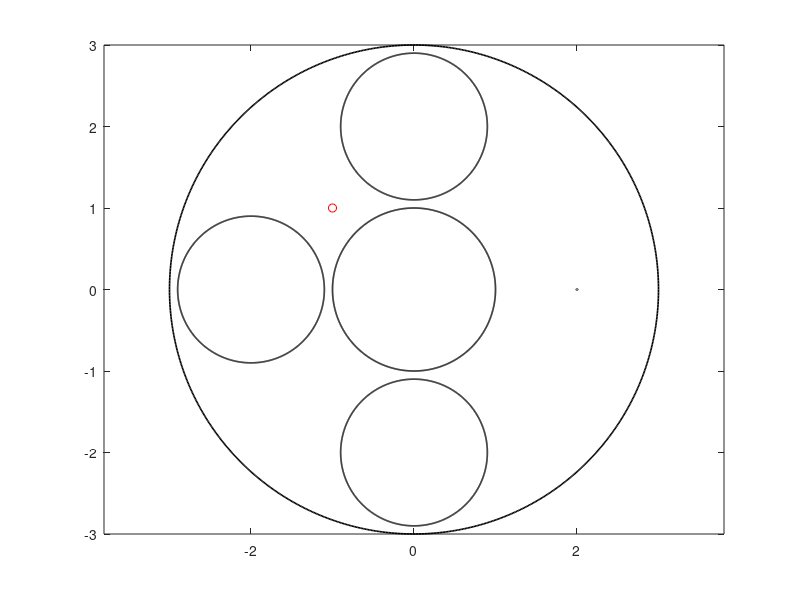

This chart was generated by the following MATLAB code: (Note: this script raises an error after producing the figure.)
clear
%%
% In this example, the function 
% cap = capgc (et,etp,alphav,deltav,m,ell,mp,alpha)
% is used to compute the capacity of the generalized condenser (B,E,delta)
% where
% 1)  B=C (the complex plane) and hence ell=0
% 2)  E=E1 U E2 where E1 is the interior of the circle |z|=1 and E2 is the
% interior of the circle |z-a|=r.
% 3)  delta=[0 1];
% 4)  For this case, E is bounded and m'=m=2, G is unbounded
% 
% The exact capacity for this case is known and given by
%  cap = 2/(1+sqrt(1-4*r/((1+a-r)*(a+r-1))))-1;
%%
a        =  2;   rv = [0.01,0.05:0.05:0.9,0.925,0.95,0.97,0.98,0.985,0.99];
%% 
n        =   2^10;
t        =  (0:2*pi/n:2*pi-2*pi/n).';
%%
alphav   =  [0 ; a];
deltav   =  [0 ; 1];
m        =   2; 
mp       =   m; 
ell      =   4;
alpha    =  -1+i;
%%
k=1; % parametrization of \Gamma_1, the internal boundary
et (1+(k-1)*n:k*n,1)   =           exp(-i.*t);
etp(1+(k-1)*n:k*n,1)   =       -i.*exp(-i.*t);
%
k=3; % parametrization of L_3, the internal boundary
et (1+(k-1)*n:k*n,1)   =   2i+0.9.*exp(-i.*t);
etp(1+(k-1)*n:k*n,1)   =    -0.9i.*exp(-i.*t);
k=4; % parametrization of L_4, the internal boundary
et (1+(k-1)*n:k*n,1)   =  -2i+0.9.*exp(-i.*t);
etp(1+(k-1)*n:k*n,1)   =    -0.9i.*exp(-i.*t);
k=5; % parametrization of L_4, the internal boundary
et (1+(k-1)*n:k*n,1)   =   -2+0.9.*exp(-i.*t);
etp(1+(k-1)*n:k*n,1)   =    -0.9i.*exp(-i.*t);
k=6; % parametrization of L_5, the external boundary
et (1+(k-1)*n:k*n,1)   =        3.*exp(i.*t);
etp(1+(k-1)*n:k*n,1)   =       3i.*exp(i.*t);
% 
for itr=1:length(rv)
    r        =   rv(itr);
    k=2; % parametrization of \Gamma_2, the internal boundary
    et (1+(k-1)*n:k*n,1)   =    a+r.*exp(-i.*t);
    etp(1+(k-1)*n:k*n,1)   =   -i*r.*exp(-i.*t);
    
    % Plot the domain
    figure(1);
    hold on
    box on
    for k=1:m+ell
        crv    =  et((k-1)*n+1:k*n,1); crv(n+1)  =  crv(1);
        plot(real(crv),imag(crv),'k','LineWidth',1.2)
    end
    plot(real(alpha),imag(alpha),'or')
    axis equal
    drawnow
    
    cap(itr)=capgc (et,etp,alphav,deltav,m,mp,ell,alpha);
    fprintf('The integral int_G|nabla u|^2dm = %12.6f\n',cap(itr))    
end
%%
format long g
[rv.' cap.']
%% 